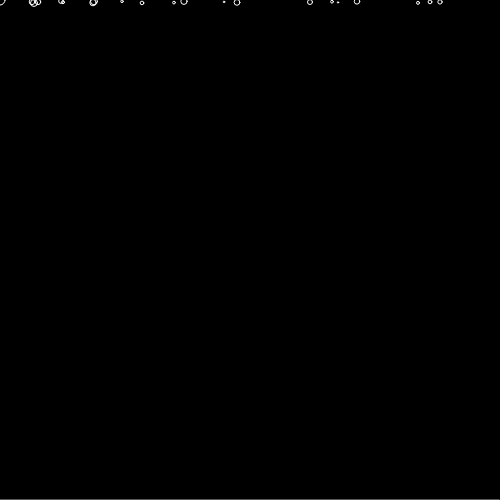
Frame 1 (no input)
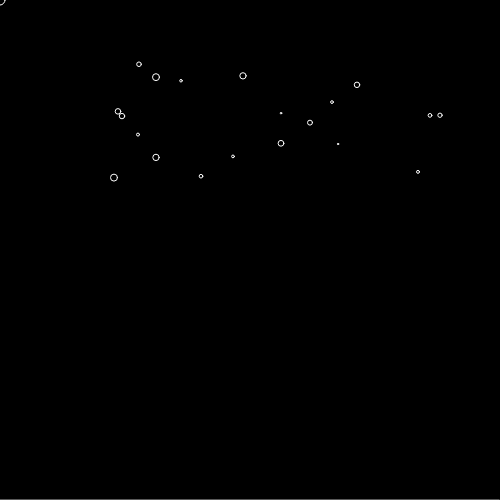
Frame 60 (no input)
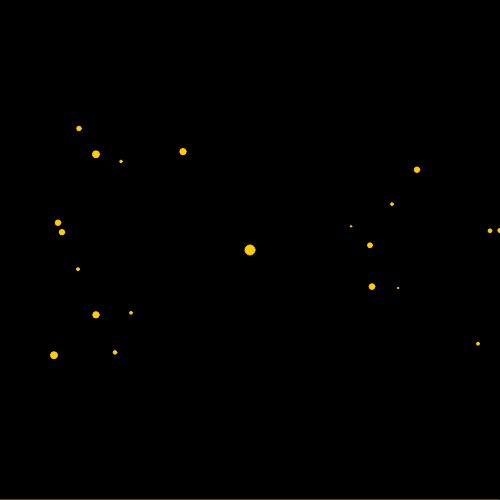
Frame 120 (the mouse pressed at the canvas centre since frame 60)

The p5.js sketch that drew these frames (run headless with seeded random() and noise() and a simulated clock; from frame 60 on, the mouse is pressed at the canvas centre):

// p5.js sketch
// ── sketch.js
let maxDrops=20;

let snowLevel=[];

let yellowSnow=false;

class Snowflake {
  constructor(xp,yp,sp,sz)
  {
    this.x=xp;
    this.y=yp;
    this.speed=sp;
    this.size=sz
  }
}

let snowFlakes=[];

function setup() {
  createCanvas(500,500);

  let a=0;
  for (a=0;a<maxDrops;a++)
  {
    snowFlakes[a]= new Snowflake(floor(random(0,width)),0,random(1,3),random(1,7));
  }

  for (a=0;a<width;a++)
  {
    snowLevel[a]=0;
  }
}

function mousePressed()
{
  if (yellowSnow==false)
  {
    yellowSnow=true;
  }
  else {
    yellowSnow=false;
  }
}

function draw() {
    background(0);
    stroke(255);

    let c = color(255, 204, 0)

    if (yellowSnow==true)
    {
      fill(c);
      stroke(c);
    }
    else {
      noFill();
      stroke(255);
    }
    ellipse(mouseX,mouseY,10,10);

    //let xdelta = floor((mouseX - (width/2))/10);

    let a=0;
    let resetFlake=false;
    let ydelta = 0;
    let xdelta = 0;
    let delta = 0;
    for (a=0;a<maxDrops;a++)
    {
      resetFlake=false;

      // calculate the linear distance between each snowflake and the mouse
      xdelta = mouseX-snowFlakes[a].x;
      ydelta = mouseY-snowFlakes[a].y;
      delta = sqrt((xdelta*xdelta)+(ydelta*ydelta));

      // TODO 500 is approx max distance, need to actually calculate this in setup()
      // 200 is a magic number - this scales the "wind" force, maybe make this adjustable
      // somehow
      delta=floor((500-delta)/200);

      // Move the snow
      snowFlakes[a].y+=snowFlakes[a].speed;
      snowFlakes[a].x+=(mouseX>(snowFlakes[a].x))?-delta:delta;

      // snow is off screen set to reset
      if (snowFlakes[a].x<0 || snowFlakes[a].x>width)
      {
        resetFlake=true;
      }
      else
      {
        // attempt to draw the snow
        ellipse(snowFlakes[a].x,snowFlakes[a].y,snowFlakes[a].size,snowFlakes[a].size);

        // If the snow hits the pile at the bottom
        // then add snow to the pile
        if (snowFlakes[a].y>(height-snowLevel[snowFlakes[a].x]))
        {
          snowLevel[snowFlakes[a].x]+=3;

          if (snowFlakes[a].x>1)
          {
            snowLevel[snowFlakes[a].x-1]+=2;
            snowLevel[snowFlakes[a].x-2]++;
          }
          if (snowFlakes[a].x<width-1)
          {
            snowLevel[snowFlakes[a].x+1]+=2;
            snowLevel[snowFlakes[a].x+2]++;
          }

          resetFlake=true;
        }
      }

      // if this snowflake is finished width
      // reuse it by repositioning it at a
      // random location at the top of the screen.
      if (resetFlake==true)
      {
        //console.log("resetFlake:"+snowX[a]+","+snowY[a]);
        snowFlakes[a].y=0;
        snowFlakes[a].x=floor(random(0,width));
      }
    }

    // draw all the snow at the bottom
    for (a=0;a<width;a++)
    {
      line(a,height-snowLevel[a],a,height);
    }
}

// ── indexPS.html
<!DOCTYPE html>
<html lang="en">
<head>
  <meta charset="utf-8" />
  <title>Project map</title>

  <script src="https://cdnjs.cloudflare.com/ajax/libs/p5.js/0.8.0/p5.js"></script>
  <script src="sketch.js"></script>
</head>

<body>
</body>
</html>

// ── projectMap.js
function init()
{
  var canvas = document.getElementById("myCanvas");
  var ctx = canvas.getContext("2d");

  ctx.beginPath();
  ctx.rect(20, 40, 50, 50);
  ctx.fillStyle = "#FF0000";
  ctx.fill();
  ctx.closePath();
}
